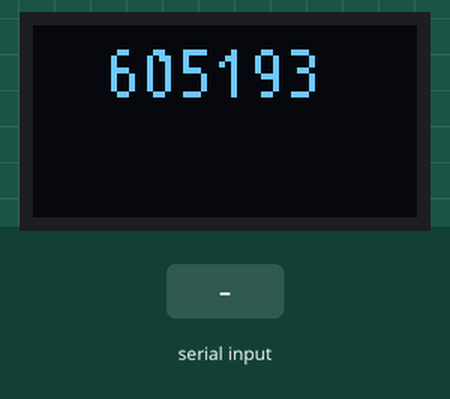
Simulated run of this sketch. Board: Arduino Uno, built with avr-gcc and run on an emulated ATmega328P. Parts: 64×32 one-colour display. The test bench sets the inputs (shaded band). Random numbers use the default seed unless the sketch sets one.

Above: at 4.1 s.
6.8 s: "90,45\n" received over Serial
At 8.3 s:
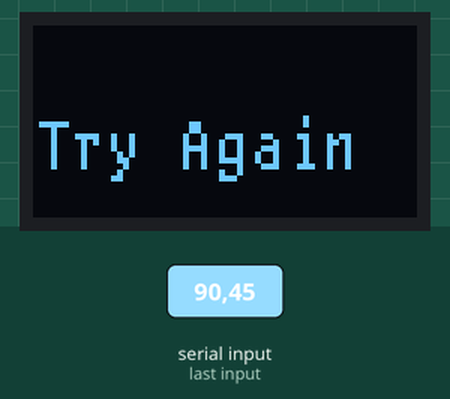
At 9.3 s:
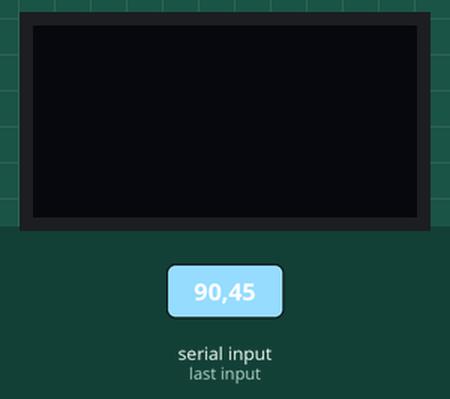
9.8 s: "30,150\n" received over Serial
12.8 s: "5\n" received over Serial
Timing chart, 0 to 15.8 s (numbered marks = the images above; inputs shaded):
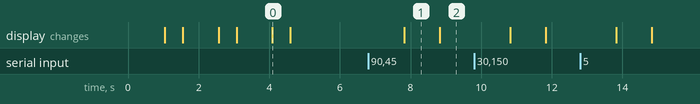

The sketch:

memoryGame.ino
```cpp
#include <U8g2lib.h>
#include <String.h>
#include <Wire.h>
U8G2_SSD1306_64X32_1F_F_HW_I2C u8g2(U8G2_R0, U8X8_PIN_NONE);
long int number,num;
//String number = "";
String Num = "";
void setup() {
  Serial.begin(9600);
  u8g2.begin();
  randomSeed(analogRead(0));
  delay(1000);
  number = random(100000,999999);
  u8g2.enableUTF8Print();
  u8g2.setFont(u8g2_font_t0_11_tf);
  u8g2.setCursor(12, 12);
  /************** Blinking Text **************/
  //u8g2.drawStr(0,24,"987654");
  u8g2.print(number);
  u8g2.sendBuffer();          // transfer internal memory to the display
  delay(500);
  u8g2.clearDisplay();
  delay(1000);u8g2.setFont(u8g2_font_t0_11_tf);
  u8g2.setCursor(12, 12);
  u8g2.print(number);
  u8g2.sendBuffer();          // transfer internal memory to the display
  delay(500);
  u8g2.clearDisplay();delay(1000);
  u8g2.setFont(u8g2_font_t0_11_tf);
  u8g2.setCursor(12, 12);
  u8g2.print(number);
  u8g2.sendBuffer();          // transfer internal memory to the display
  delay(500);
  u8g2.clearDisplay();delay(1000);
  /************** Blinking Text **************/
}

// fonts https://github.com/olikraus/u8g2/wiki/fntlistall#4-pixel-height

void loop()
{

  if(Serial.available())
  {
    Num = Serial.readStringUntil('\r');
    num = Num.toInt();
    if(num == number)
    {
      u8g2.drawStr(0, 24, "Success");
      u8g2.sendBuffer();          // transfer internal memory to the display
      delay(1000);
      u8g2.clearDisplay();
      //break;
    }
    else
    {
      u8g2.drawStr(0, 24, "Try Again");
      u8g2.sendBuffer();          // transfer internal memory to the display
      delay(1000);
      u8g2.clearDisplay();
      //break;
    }
  }


}
```

Measured:
- after the input at 6.8 s, the display: changes after 1.0 s (image 1)
- what the display in image 0 shows lasts 0.5 s, from 4.1 s to 4.6 s
- what the display in image 1 shows lasts 1.0 s, from 7.8 s to 8.8 s
